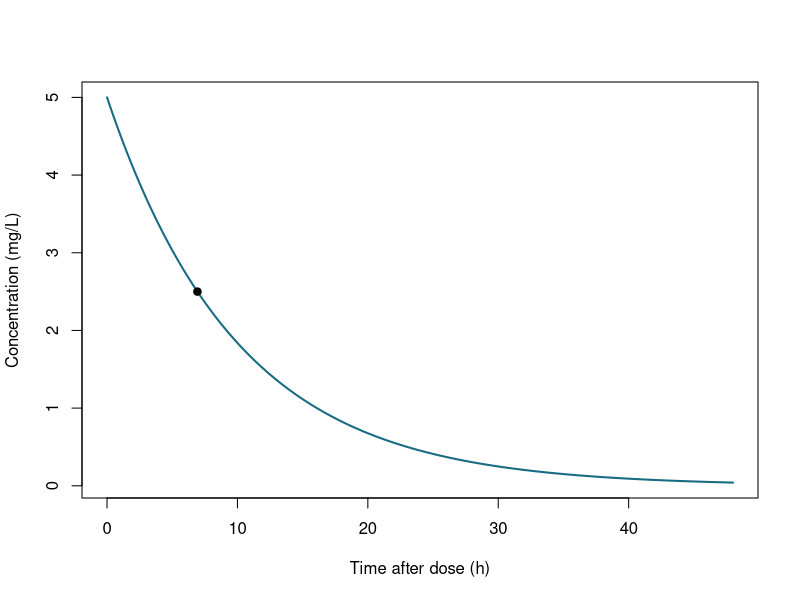
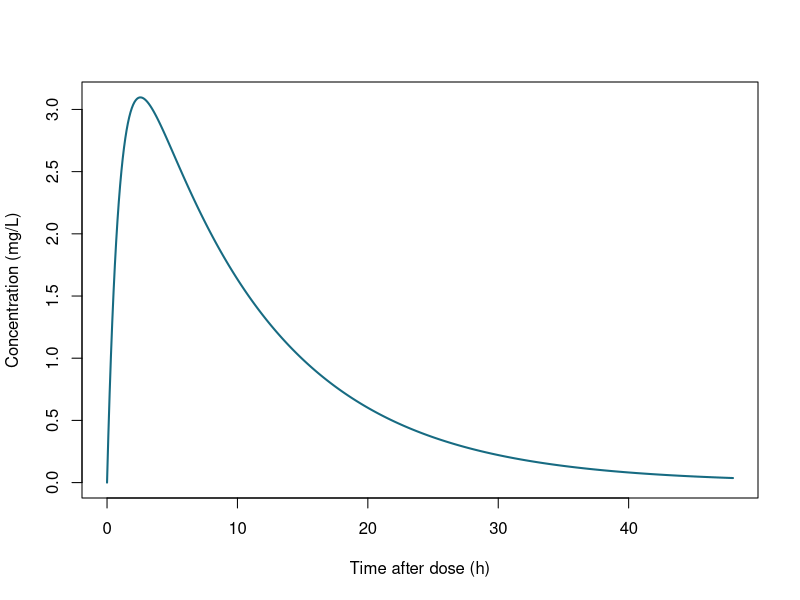
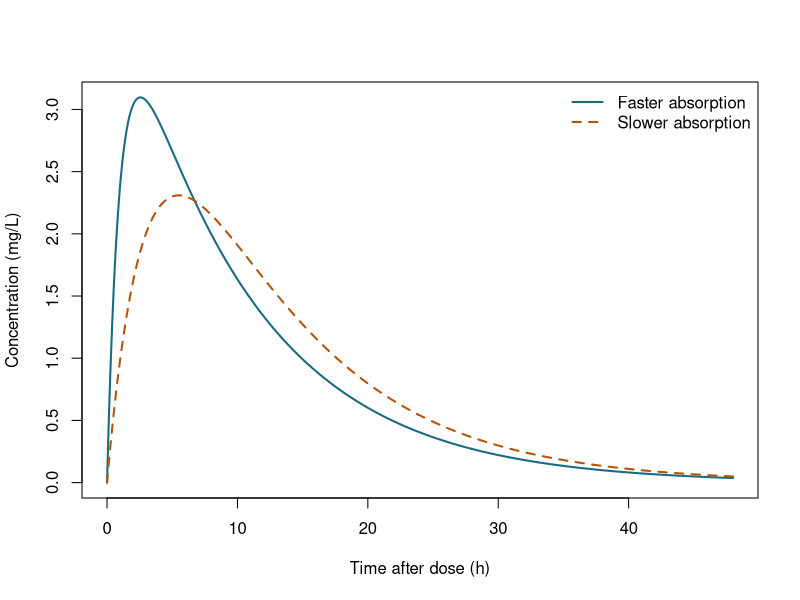
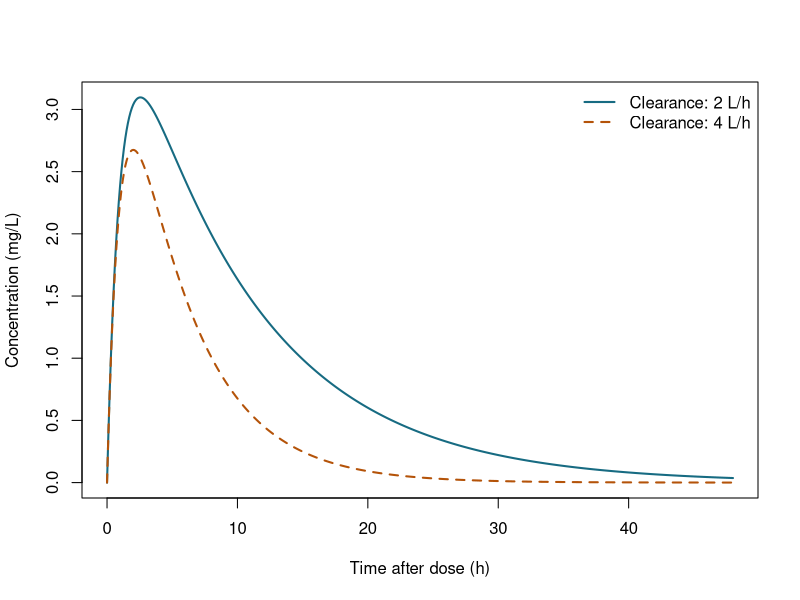
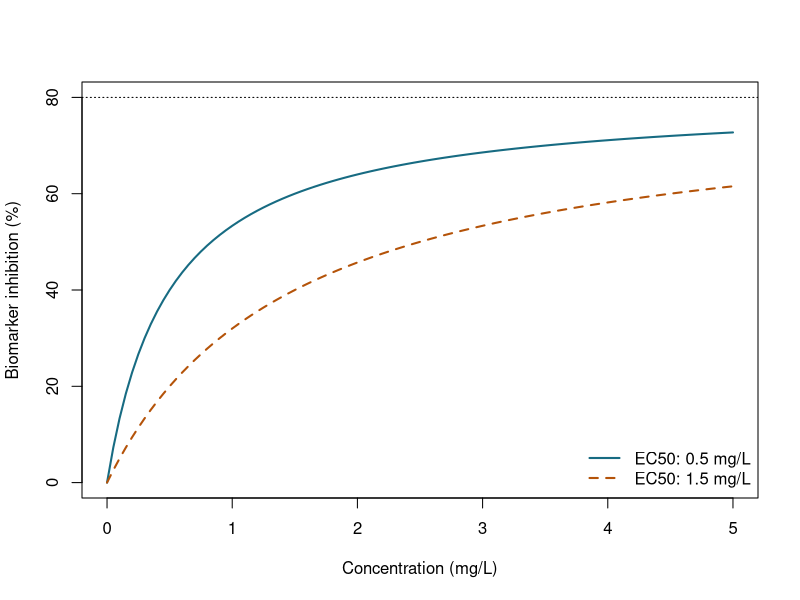
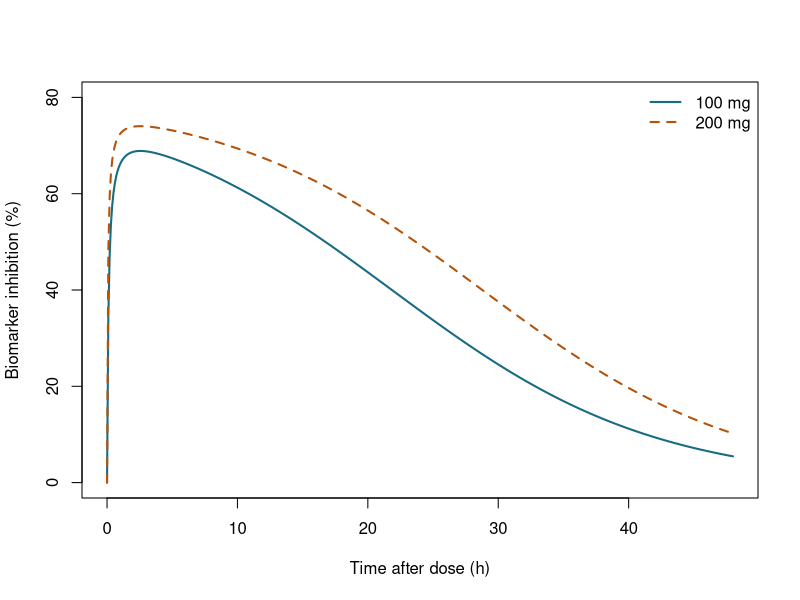
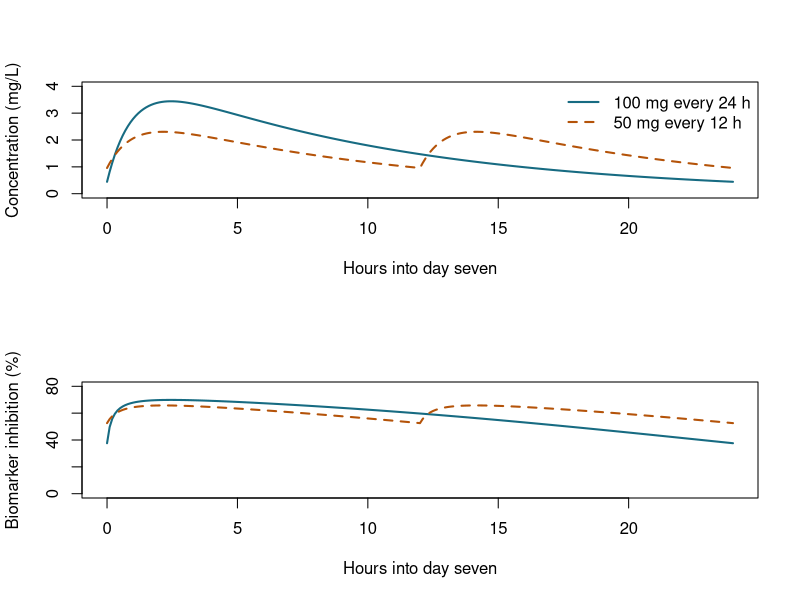

Write the R code that produced these figures, in order.
## ---- chunk 1
dose <- 100          # mg
volume <- 20         # L
clearance <- 2       # L/h
k <- clearance / volume

time <- seq(0, 48, by = 0.1)  # hours after dosing
concentration_iv <- dose / volume * exp(-k * time)
half_life <- log(2) / k

half_life
## ---- chunk 2
#| label: fig-iv-pk
#| fig-cap: "After a 100 mg IV bolus, concentration starts at 5 mg/L and declines exponentially. The point marks one elimination half-life."
#| fig-alt: "Concentration declines from 5 mg/L, reaching 2.5 mg/L at about 6.9 hours and approaching zero over 48 hours."
#| fig-width: 7
#| fig-height: 4.5
par(bg = "white")
plot(time, concentration_iv, type = "l", lwd = 2, col = "#176b82",
     xlab = "Time after dose (h)", ylab = "Concentration (mg/L)")
points(half_life, dose / volume / 2, pch = 19)
## ---- chunk 3
bioavailability <- 0.8
ka <- 1              # 1/h

concentration <- bioavailability * dose * ka / (volume * (ka - k)) *
  (exp(-k * time) - exp(-ka * time))
## ---- chunk 4
#| label: fig-oral-pk
#| fig-cap: "Compound X rises to a peak after oral dosing, then declines as elimination continues."
#| fig-alt: "Plasma concentration starts at zero, peaks near 3.1 mg/L at about 2.6 hours, then declines toward zero over 48 hours."
#| fig-width: 7
#| fig-height: 4.5
par(bg = "white")
plot(time, concentration, type = "l", lwd = 2, col = "#176b82",
     xlab = "Time after dose (h)", ylab = "Concentration (mg/L)")
## ---- chunk 5
cmax <- max(concentration)
tmax <- time[which.max(concentration)]
auc <- bioavailability * dose / clearance
half_life <- log(2) * volume / clearance

data.frame(
  Cmax_mg_L = cmax,
  Tmax_h = tmax,
  AUC_0_infinity_mg_h_L = auc,
  Elimination_half_life_h = half_life
)
## ---- chunk 6
ka_slow <- 0.3
concentration_slow <- bioavailability * dose * ka_slow /
  (volume * (ka_slow - k)) *
  (exp(-k * time) - exp(-ka_slow * time))
## ---- chunk 7
#| label: fig-absorption
#| fig-cap: "Slower absorption lowers and delays the peak. Both curves have the same AUC from zero to infinity because dose, bioavailability, and clearance are unchanged."
#| fig-alt: "The faster-absorption curve peaks earlier and higher; the slower-absorption curve has a later, lower peak and higher concentrations later on."
#| fig-width: 7
#| fig-height: 4.5
par(bg = "white")
plot(time, concentration, type = "l", lwd = 2, col = "#176b82",
     xlab = "Time after dose (h)", ylab = "Concentration (mg/L)")
lines(time, concentration_slow, lwd = 2, lty = 2, col = "#b45309")
legend("topright", c("Faster absorption", "Slower absorption"),
       col = c("#176b82", "#b45309"), lty = c(1, 2), lwd = 2, bty = "n")
## ---- chunk 8
clearance_high <- 4
k_high <- clearance_high / volume

concentration_high_clearance <- bioavailability * dose * ka /
  (volume * (ka - k_high)) *
  (exp(-k_high * time) - exp(-ka * time))

data.frame(
  Clearance_L_h = c(clearance, clearance_high),
  AUC_0_infinity_mg_h_L = bioavailability * dose /
    c(clearance, clearance_high)
)
## ---- chunk 9
#| label: fig-clearance
#| fig-cap: "At the same dose, higher clearance reduces exposure: doubling clearance halves total AUC in this linear model."
#| fig-alt: "Concentration is lower and declines faster with clearance of 4 L/h than with clearance of 2 L/h."
#| fig-width: 7
#| fig-height: 4.5
par(bg = "white")
plot(time, concentration, type = "l", lwd = 2, col = "#176b82",
     xlab = "Time after dose (h)", ylab = "Concentration (mg/L)")
lines(time, concentration_high_clearance, lwd = 2, lty = 2, col = "#b45309")
legend("topright", c("Clearance: 2 L/h", "Clearance: 4 L/h"),
       col = c("#176b82", "#b45309"), lty = c(1, 2), lwd = 2, bty = "n")
## ---- chunk 10
imax <- 80            # maximum biomarker inhibition (%)
ec50 <- 0.5           # mg/L

concentration_range <- seq(0, 5, by = 0.05)
inhibition <- imax * concentration_range / (ec50 + concentration_range)

# A less sensitive system needs a higher concentration for the same effect.
ec50_less_sensitive <- 1.5
inhibition_less_sensitive <- imax * concentration_range /
  (ec50_less_sensitive + concentration_range)
## ---- chunk 11
#| label: fig-emax
#| fig-cap: "Inhibition approaches an 80% maximum. Increasing EC50 reduces potency without changing the maximum inhibition."
#| fig-alt: "Two concentration–inhibition curves approach the same 80% limit. The curve with EC50 of 0.5 mg/L lies above the curve with EC50 of 1.5 mg/L."
#| fig-width: 7
#| fig-height: 4.5
par(bg = "white")
plot(concentration_range, inhibition, type = "l", lwd = 2, col = "#176b82",
     ylim = c(0, 80), xlab = "Concentration (mg/L)",
     ylab = "Biomarker inhibition (%)")
lines(concentration_range, inhibition_less_sensitive,
      lwd = 2, lty = 2, col = "#b45309")
abline(h = imax, lty = 3)
legend("bottomright", c("EC50: 0.5 mg/L", "EC50: 1.5 mg/L"),
       col = c("#176b82", "#b45309"), lty = c(1, 2), lwd = 2, bty = "n")
## ---- chunk 12
concentration_double_dose <- 2 * concentration

inhibition_time <- imax * concentration / (ec50 + concentration)
inhibition_double_dose <- imax * concentration_double_dose /
  (ec50 + concentration_double_dose)

data.frame(
  Dose_mg = c(dose, 2 * dose),
  Peak_inhibition_percent = round(c(max(inhibition_time),
                                    max(inhibition_double_dose)), 1)
)
## ---- chunk 13
#| label: fig-dose-effect
#| fig-cap: "Doubling the dose increases inhibition, but the effect remains limited by the 80% maximum."
#| fig-alt: "The 200 mg dose produces greater inhibition than 100 mg throughout the profile, but peak inhibition rises only modestly because both peaks approach the maximum effect."
#| fig-width: 7
#| fig-height: 4.5
par(bg = "white")
plot(time, inhibition_time, type = "l", lwd = 2, col = "#176b82",
     ylim = c(0, 80), xlab = "Time after dose (h)",
     ylab = "Biomarker inhibition (%)")
lines(time, inhibition_double_dose, lwd = 2, lty = 2, col = "#b45309")
legend("topright", c("100 mg", "200 mg"),
       col = c("#176b82", "#b45309"), lty = c(1, 2), lwd = 2, bty = "n")
## ---- chunk 14
time_repeated <- seq(0, 168, by = 0.1)  # seven days
concentration_daily <- rep(0, length(time_repeated))
concentration_twice_daily <- rep(0, length(time_repeated))

for (dose_time in seq(0, 144, by = 24)) {
  after_dose <- time_repeated >= dose_time
  hours_since_dose <- time_repeated[after_dose] - dose_time

  concentration_daily[after_dose] <- concentration_daily[after_dose] +
    bioavailability * 100 * ka / (volume * (ka - k)) *
    (exp(-k * hours_since_dose) - exp(-ka * hours_since_dose))
}

for (dose_time in seq(0, 156, by = 12)) {
  after_dose <- time_repeated >= dose_time
  hours_since_dose <- time_repeated[after_dose] - dose_time

  concentration_twice_daily[after_dose] <- concentration_twice_daily[after_dose] +
    bioavailability * 50 * ka / (volume * (ka - k)) *
    (exp(-k * hours_since_dose) - exp(-ka * hours_since_dose))
}
## ---- chunk 15
inhibition_daily <- imax * concentration_daily / (ec50 + concentration_daily)
inhibition_twice_daily <- imax * concentration_twice_daily /
  (ec50 + concentration_twice_daily)

# Show the final day, when these example profiles are very close to steady state.
last_day <- time_repeated >= 144
hours_in_day <- time_repeated[last_day] - 144
## ---- chunk 16
#| label: fig-schedules
#| fig-cap: "On day seven, both schedules are very close to steady state. Dividing the daily dose reduces fluctuations in concentration and immediate biomarker inhibition in this example."
#| fig-alt: "Two panels show the final 24 hours. Once-daily dosing has one higher concentration peak and a lower trough; twice-daily dosing has two smaller peaks and maintains more consistent inhibition."
#| fig-width: 7
#| fig-height: 7
par(bg = "white", mfrow = c(2, 1))
plot(hours_in_day, concentration_daily[last_day], type = "l",
     lwd = 2, col = "#176b82", ylim = c(0, 4),
     xlab = "Hours into day seven", ylab = "Concentration (mg/L)")
lines(hours_in_day, concentration_twice_daily[last_day],
      lwd = 2, lty = 2, col = "#b45309")
legend("topright", c("100 mg every 24 h", "50 mg every 12 h"),
       col = c("#176b82", "#b45309"), lty = c(1, 2), lwd = 2, bty = "n")

plot(hours_in_day, inhibition_daily[last_day], type = "l",
     lwd = 2, col = "#176b82", ylim = c(0, 80),
     xlab = "Hours into day seven", ylab = "Biomarker inhibition (%)")
lines(hours_in_day, inhibition_twice_daily[last_day],
      lwd = 2, lty = 2, col = "#b45309")
par(mfrow = c(1, 1))
